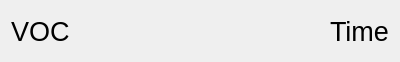
<?xml version="1.0" encoding="UTF-8"?>
<ui version="4.0">
 <class>VocHolder</class>
 <widget class="QWidget" name="VocHolder">
  <property name="geometry">
   <rect>
    <x>0</x>
    <y>0</y>
    <width>400</width>
    <height>62</height>
   </rect>
  </property>
  <property name="windowTitle">
   <string>Form</string>
  </property>
  <property name="autoFillBackground">
   <bool>true</bool>
  </property>
  <layout class="QHBoxLayout" name="horizontalLayout">
   <item>
    <widget class="QLabel" name="mLabel0">
     <property name="font">
      <font>
       <pointsize>20</pointsize>
      </font>
     </property>
     <property name="text">
      <string>VOC</string>
     </property>
    </widget>
   </item>
   <item>
    <spacer name="horizontalSpacer">
     <property name="orientation">
      <enum>Qt::Horizontal</enum>
     </property>
     <property name="sizeHint" stdset="0">
      <size>
       <width>248</width>
       <height>20</height>
      </size>
     </property>
    </spacer>
   </item>
   <item>
    <widget class="QLabel" name="mText0">
     <property name="font">
      <font>
       <pointsize>20</pointsize>
      </font>
     </property>
     <property name="text">
      <string>Time</string>
     </property>
    </widget>
   </item>
  </layout>
 </widget>
 <resources/>
 <connections/>
</ui>
